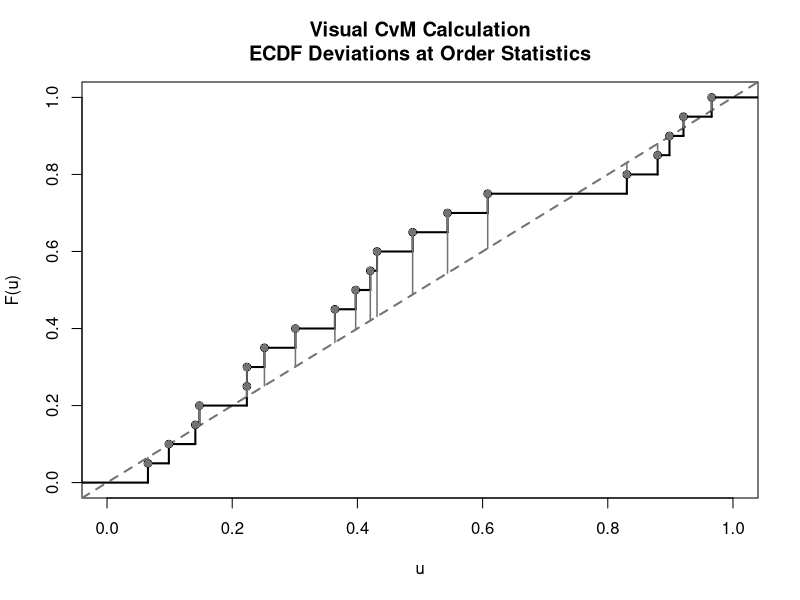
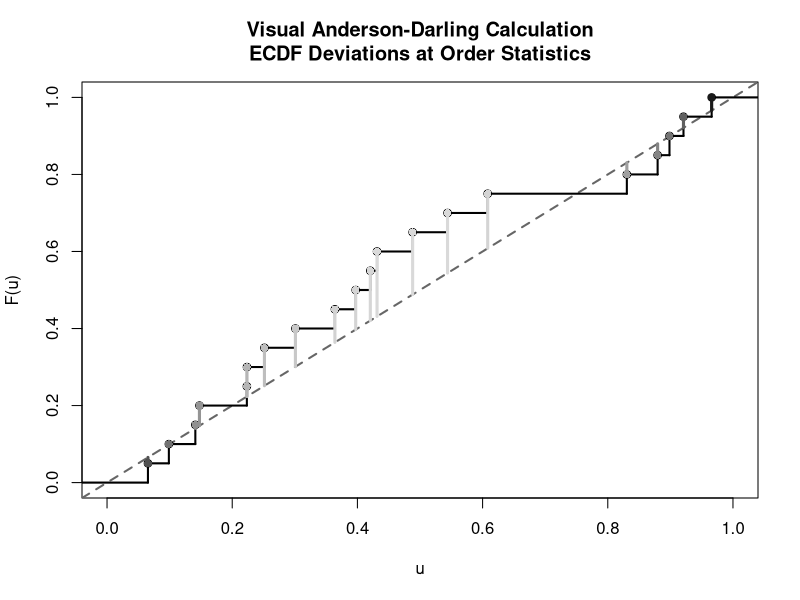

Here is the R script that generated these plots, in order:
# ===== ONE SAMPLE PLOTS: CvM & AD

# ----- Data

set.seed(30)
n <- 20
u <- sort(runif(n))
i <- 1:n

# Correct segment coordinates using the exact right-continuous ECDF value (i/n)
segments_df <- data.frame(
  x = u,
  y_cdf = u,          # theoretical y = x
  y_ecdf = i / n,      # exact value of right-continuous ECDF at u[i]
  ad_weight = 1/(u*(1-u))
)

# ----- CvM

plot(c(0, 1), c(0, 1), type = "n", xlab = "u", ylab = "F(u)", 
     main = paste0("Visual CvM Calculation\nECDF Deviations at Order Statistics"))

# Theoretical line
abline(0, 1, col = "gray45", lty = 2, lwd = 2)

# ECDF step function
lines(stepfun(u, (0:n)/n), col = "black", lwd = 2, pch = 1)

# AD vertical line segments
segments(x0 = segments_df$x, y0 = segments_df$y_cdf, 
         x1 = segments_df$x, y1 = segments_df$y_ecdf, 
         col = "grey45", lwd = 1.5)
points(segments_df$x, segments_df$y_ecdf, pch = 16, col = "grey45", cex = 1)


# ----- Anderson-Darling

# Base plot
plot(c(0, 1), c(0, 1), type = "n", xlab = "u", ylab = "F(u)", 
     main = paste0("Visual Anderson-Darling Calculation\nECDF Deviations at Order Statistics"))

# Theoretical line
abline(0, 1, col = "gray40", lty = 2, lwd = 2)

# ECDF step function
lines(stepfun(u, (0:n)/n), col = "black", lwd = 2)

# Scale weights
weights <- segments_df$ad_weight
log_w <- log(weights)
norm_w <- (log_w - min(log_w)) / (max(log_w) - min(log_w))

# Color map by AD weight
pal <- colorRampPalette(rev(c("gray10", "gray45","grey85")))
color_indices <- findInterval(norm_w, seq(0, 1, length.out = 100))
line_colors <- pal(100)[color_indices]

# AD vertical line segments
segments(x0 = segments_df$x, y0 = segments_df$y_cdf, 
         x1 = segments_df$x, y1 = segments_df$y_ecdf, 
         col = line_colors, lwd = 3)
points(segments_df$x, segments_df$y_ecdf, pch = 16, col = line_colors, cex = 1)

# ----- Highlight Differences
